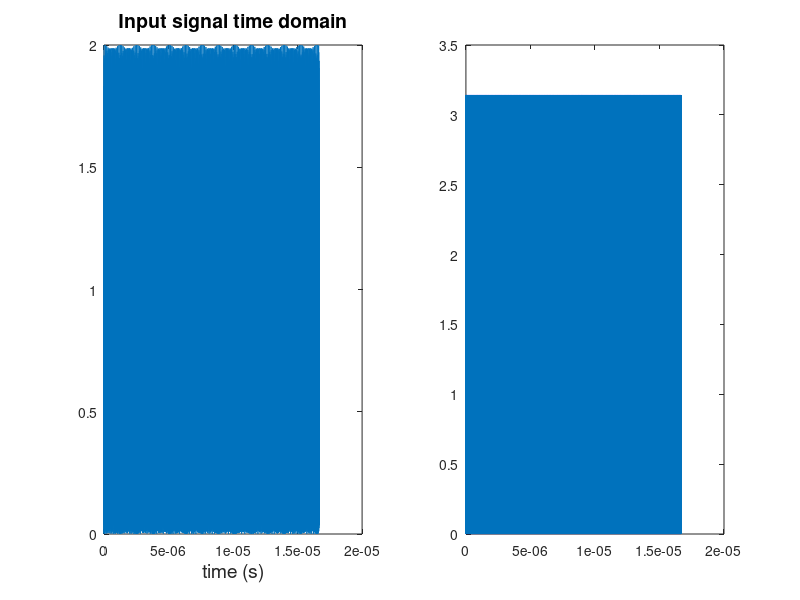
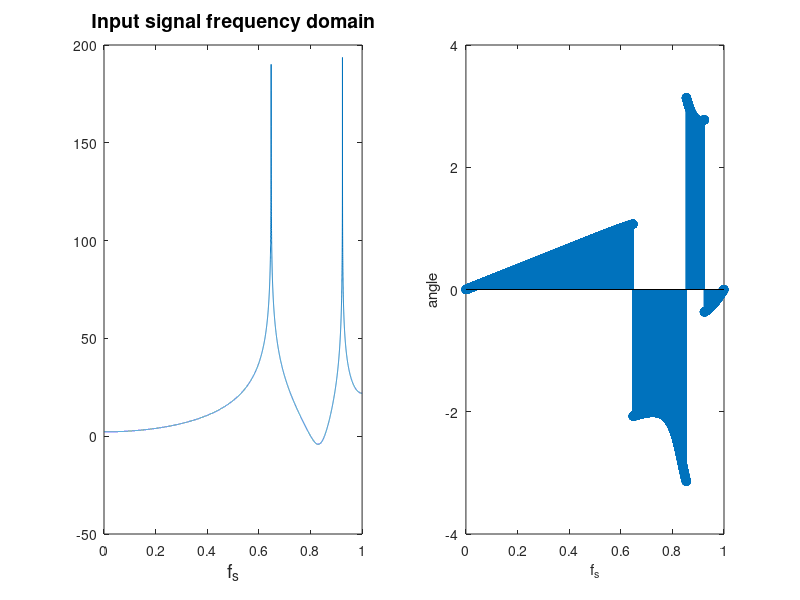

Write the MATLAB code that produced these figures, in order. (Note: this script raises an error after producing the figures.)
samplingFreq = 2*10^9; % sampling frequency
Window_Size = 2^15; % size of window to cross multiply
number_of_bodies = 5;
Num_Of_Antennas = 2;
signal_frequency = 40*10^8; % radians/sec
signal_time = 0.0005; % in seconds
N = signal_time/(1/samplingFreq); % total samples in input signal
Nsub = mod(N,Window_Size)
N = N-Nsub
Nfft = Window_Size%/2 % total samples in FFT output
Num_Of_Windows_Per_Signal = N/Window_Size;
Number_Of_Signals = Num_Of_Antennas
Number_Of_Complex_Multiplications = 1/2*(Number_Of_Signals-1)*Number_Of_Signals
signal_to_noise_input = 0.5; % multiplied to noise then added to signal
Nyquist_freq = samplingFreq/2;
t = linspace(0,signal_time,N);
f = linspace(0,Nyquist_freq,5);
fs = linspace(0,1,Nfft/2);
fs_input = linspace(0,1,Nfft/2);
% Signal_no_noise = [(sin(signal_frequency*t(N/3:N*2/3-1)) + 20*sin((signal_frequency-1000)*t(N/3:N*2/3-1)))];
% input_hanning = [ 1/2-(1/2)*cos(2*pi*(1:N/3)/(N/3))];
% Signal_no_noise = Signal_no_noise.*input_hanning;
%figure(2);
%plot(t);
H = 3; % sizes of pictures.
W = 4;
Signal_no_noise = 1*(cos(signal_frequency*t) + cos((signal_frequency+15*10^9)*t)); %frequency noise
figure(1);
subplot(1,2,1);
plot(t(1:Nfft),abs(Signal_no_noise(1:Nfft)));
title('Input signal time domain','fontsize',14);
xlabel('time (s)','fontsize',14);
set(1,'paperunits','inches');
set(1,'paperorientation','portrait')
set(1,'papersize',[H,W]);
subplot(1,2,2);
plot(t(1:Nfft),angle(Signal_no_noise(1:Nfft)));
print(1,'input time.svg','-dsvg');
figure(2);
subplot(1,2,1);
fft_in = Signal_no_noise(1:Nfft);
plot(fs_input,20*log(abs(fft(fft_in)(1:Nfft/2))));
title('Input signal frequency domain','fontsize',14);
xlabel('f_s','fontsize',14);
set(2,'paperunits','inches');
set(2,'paperorientation','portrait');
set(2,'papersize',[H,W]);
subplot(1,2,2);
stem(fs_input,angle(fft(fft_in))(1:Nfft/2));
xlabel('f_s');
ylabel('angle');
print(2,'input freq.svg','-dsvg');
%windowcoef = (Nfft)/f; % commonly used constant
Signal_no_noise_s = csvread('Inputtwodim');
Signalf = zeros(Num_Of_Windows_Per_Signal,Window_Size);
Signalfft = zeros(Number_Of_Signals,Nfft/2);
Signalmul = zeros(Number_Of_Complex_Multiplications,Nfft/2);
Signalout = zeros(1,Nfft/2);
Signalin = zeros(Number_Of_Signals,N);
analysis_filter = sinc(((0:N-1)-N/2)/Window_Size);
HanningWindow = 1/2-(1/2)*cos(2*pi*(0:N-1)/N);
pre_filter = analysis_filter.*HanningWindow;
figure(48);
plot(t(1:N),pre_filter);
title('polyphase filter prefilter','fontsize',14);
xlabel('time(s)');
set(48,'paperunits','inches');
set(48,'paperorientation','portrait');
set(48,'papersize',[H,W]);
print(48,'polyphasepre.svg','-dsvg');
% iterate every other signal

% Set up realtime signals
x2 = 1;
for x = 1:Num_Of_Antennas
    %Signal_no_noise_s = zeros(1,N);
    %for(z = 1:number_of_bodies)
    %    Signal_no_noise_s = Signal_no_noise_s + noise2(z)*e.^((((2*pi*f(z)*t)+noise1(z)*0.5*pi*(x-1))*i));
    %end
    Signalt = ((Signal_no_noise)+20*(Signal_no_noise_s(x))/signal_to_noise_input);
%add gaussian noise
    Signalt = Signalt + 0.5*rand(1,N);
    figure(x+2);
    subplot(1,2,1);
    plot(t(1:N),abs(Signalt(1:N)));
    xlabel('time(s)','fontsize',14);
    title('Antenna output signal','fontsize',14);
    set((x+2),'paperunits','inches');
    set((x+2),'paperorientation','portrait');
    set((x+2),'papersize',[H,W]);
    subplot(1,2,2);
    plot(t(1:N),angle(Signalt(1:N)));
    xlabel('time(s)');
    ylabel('angle');
    name = ['a' num2str(x) 'outf.svg'];
    print(x+2,name,'-dsvg');
    Signalin(x,:) = Signalt;

    %create overlap sequences:
    start = 1;
    window_c = Window_Size; % end of the window currently being shifted
    z = 1;
    TEMP = zeros(1,Window_Size);
    %DO POLYPHASE
    while window_c <= N
        Signalf(z,:) = (Signalt(start:(window_c)));
%       Signalf(z,:) = Signalt(1:Nfft);
	pre_part = pre_filter(start:(window_c));
        % add prefilter
        Signalf(z,:) = Signalf(z,:).*pre_part;
	figure(z+100*x);
	plot(angle(fft(Signalt(start:window_c))));
        start = window_c+1;
        window_c = window_c + Window_Size;
        TEMP = TEMP + Signalf(z,:);
        z = z + 1;
    end
    TEMP = fft(hilbert(TEMP/(z-1)))/Nfft;
    Signalfft(x2,:) = TEMP(1:Nfft/2);
    x2 = x2 + 1;
    
end

% plot the outputs:
y = 0;
for x = 1:Num_Of_Antennas
	figure(x+2+Num_Of_Antennas);
	subplot(1,2,1);
	plot(fs,abs(Signalfft(x,1:Nfft/2)));
	title('after polyphase filter','fontsize',14);
	xlabel('f_s','fontsize',14);
	set(x+2+Num_Of_Antennas,'paperunits','inches');
	set(x+2+Num_Of_Antennas,'paperorientation','portrait')
	set(x+2+Num_Of_Antennas,'papersize',[H,W]);
	name = ['pffb-' num2str(x) '.svg'];
	subplot(1,2,2);
	stem(fs,angle(Signalfft(x,1:Nfft/2)));
        xlabel('f_s');
	ylabel('angle');
	print((x+2+Num_Of_Antennas),name,'-dsvg');
	%figure(96+x);
	%plot(fs,angle(Signalfft(1,1:Nfft/2).*conj(Signalfft(2,1:Nfft/2))));
end

% multiply and add
z = 1; % holds position, computation too complex for pre calculated indices here.
for x = 1:Number_Of_Signals
    for y = (x+1):Number_Of_Signals
        Signalmul(z,:) = Signalfft(x,:).*conj(Signalfft(y,:));
        z=z+1;
    end
end

for x = 1:Number_Of_Complex_Multiplications
    Signalout = Signalmul(x,:)+Signalout;
end

%figure(1);
%plot(t,Signal_no_noise);
% figure(2);
% plot(t(1:Window_Size),(pre_filter));
% figure(3);
% plot(t(1:Window_Size),(HanningWindow));
%figure(19);
%plot(fs,20*log(abs(Signalout)));
%Signalout = ifft(Signalout,N);
%figure (20);
%plot(t,20*log(abs(Signalout)));
figure (21);
subplot(1,2,1);
plot(fs,(20*log(abs((Signalout(1:Nfft/2))))));
title('output frequencys','fontsize',14);
xlabel('f_s','fontsize',14);
set(21,'paperunits','inches');
set(21,'paperorientation','portrait')
set(21,'papersize',[H,W]);
subplot(1,2,2);
stem(fs,angle(Signalout(1:Nfft/2)));
xlabel('f_s');
ylabel('angle');
print(21,'outf.svg','-dsvg');

figure (22);
plot(angle(Signalout(1:Nfft/2)));
title('output angle');
xlabel('f_s');
hold on;
xlabel('f_s');
ylabel('angle');
hold off;
print(22,'output angle.svg','-dsvg');
figure (23);
size14 = abs(Signalout(10))
angle14 = angle(Signalout(10))
ttta = angle(fft(Signal_no_noise_s(1,:)).*conj(fft(Signal_no_noise_s(2,:))));
%ttfa = angle(fft(Signalin(1,1:Nfft)).*conj(fft(Signalin(2,1:Nfft))));
%angle14 = ttfa(10)
%size15 = abs(Signalout(100))
%angle15 = angle(Signalout(100))
%angle15 = ttfa(100)
plot(ttta);
title('actual angles N = whole signal');
xlabel('f_s');
hold on;
xlabel('f_s');
ylabel('angle');
hold off;
print(23,'actual angles.svg','-dsvg');
